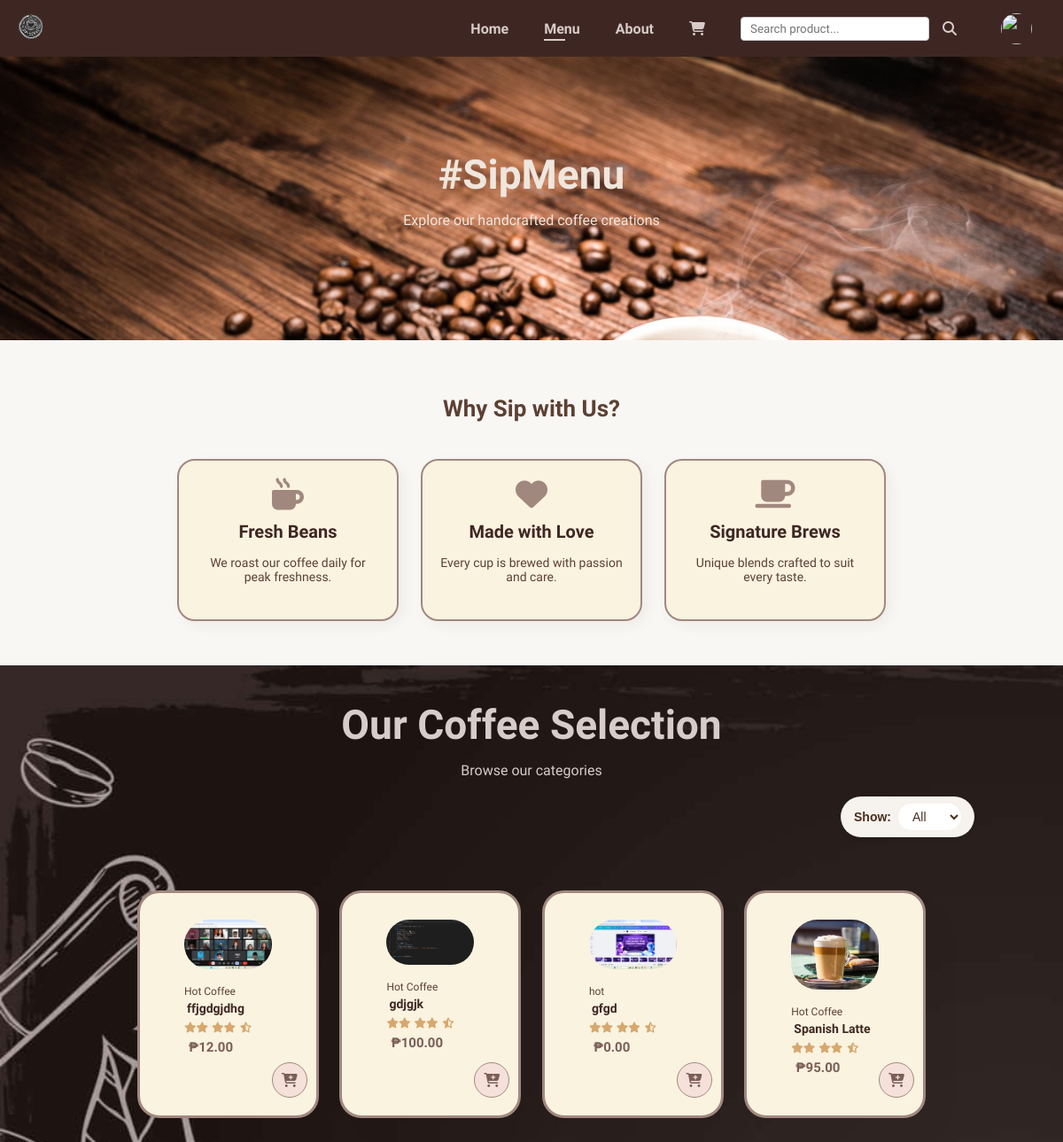
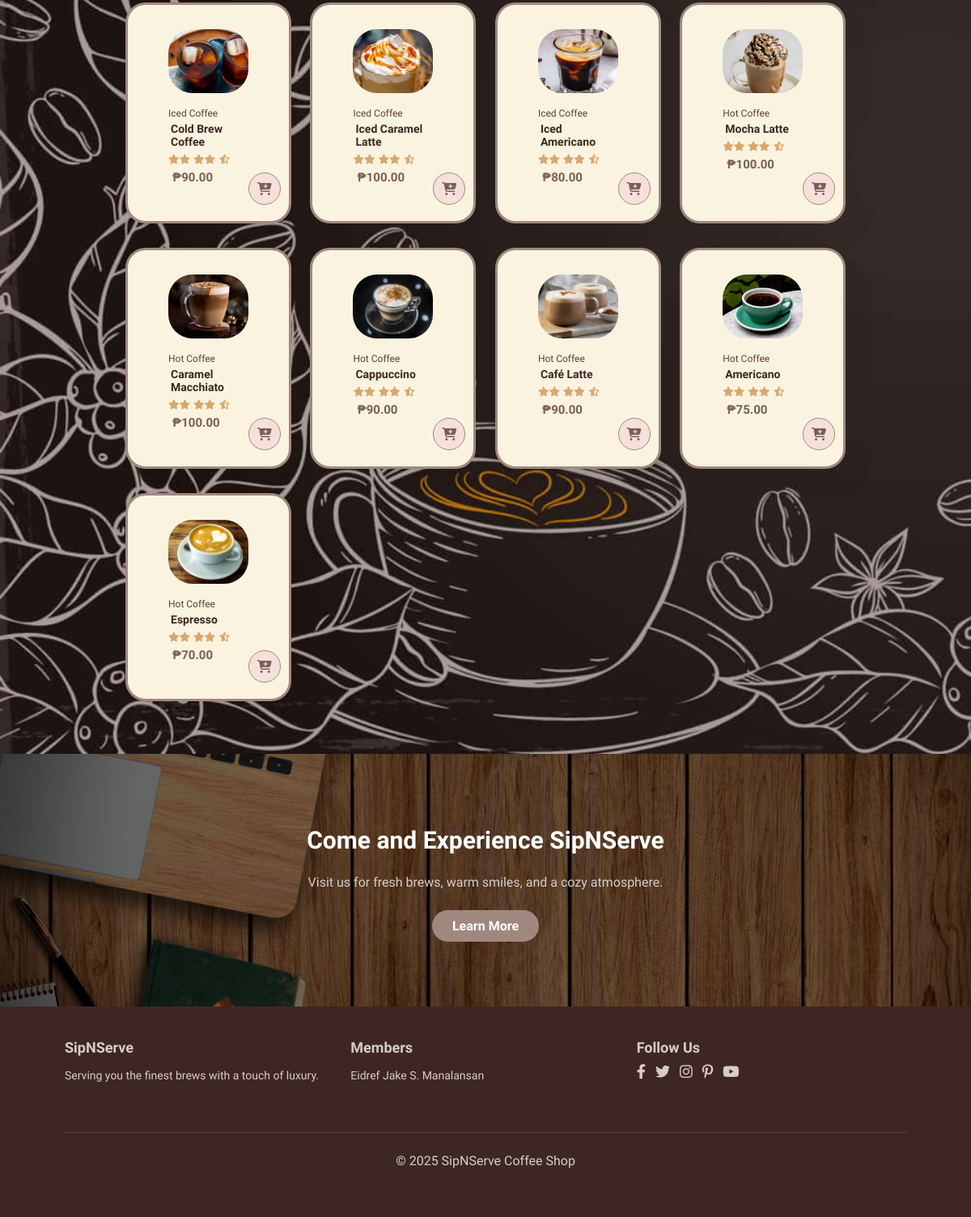
/user/menu.php, run on the app's committed database (2 pictures, top to bottom).
### tables this page shows
CREATE TABLE `products` (
  `id` int(11) NOT NULL,
  `name` varchar(100) DEFAULT NULL,
  `category` varchar(100) DEFAULT NULL,
  `price_small` decimal(10,2) DEFAULT NULL,
  `price_medium` decimal(10,2) DEFAULT NULL,
  `price_large` decimal(10,2) DEFAULT NULL,
  `description` text DEFAULT NULL,
  `image` varchar(255) DEFAULT NULL,
  `added_date` datetime NOT NULL DEFAULT current_timestamp(),
  `status` enum('available','sold_out') DEFAULT 'available'
);

### user/menu.php (the view, shortened to what this page needs)
<?php
include '../includes/db.php';
$filter = isset($_GET['search']) ? $conn->real_escape_string($_GET['search']) : '';
$query = "SELECT * FROM products WHERE (name LIKE '%$filter%' OR category LIKE '%$filter%')";
$query .= " ORDER BY id DESC";
$products = $conn->query($query) or die($conn->error);
?>
<!DOCTYPE html>
<html>
<head>
    <link rel="stylesheet" href="../assets/css/style.css">
    <link rel="stylesheet" href="https://cdnjs.cloudflare.com/ajax/libs/font-awesome/6.4.0/css/all.min.css">
</head>
<body>
    <section id="header">
        <a href="#"><img src="../assets/images/siplogo.png" class="logo"></a>
        <div>
            <ul id="navbar">
                <li><a href="home.php">Home</a></li>
                <li><a class="active" href="menu.php">Menu</a></li>
                <li><a href="about.php">About</a></li>
                <li><a href="cart.php"><i class="fa fa-shopping-cart"></i></a></li>
                <li>
                    <form action="menu.php" method="get" class="search-form">
                        <input type="text" name="search" placeholder="Search product..." required>
                        <button type="submit"><i class="fa fa-search"></i></button>
                    </form>
                </li>
                <li>
                    <div class="profile-dropdown1">
                        <img src="../assets/images/profiles/<?= $_SESSION['profile_img'] ?>"
                            style="width:35px; height:35px; border-radius:50%; vertical-align:middle; cursor:pointer;"
                            onclick="toggleDropdown()">
                    </div>
                </li>
            </ul>
        </div>
    </section>
    <section id="page-header">
        <h2>#SipMenu</h2>
        <p>Explore our handcrafted coffee creations</p>
    </section>
    <section id="why-choose">
        <h2>Why Sip with Us?</h2>
        <div class="why-container">
            <div class="why-box">
                <i class="fas fa-mug-hot"></i>
                <h4>Fresh Beans</h4>
                <p>We roast our coffee daily for peak freshness.</p>
            </div>
            <div class="why-box">
                <i class="fas fa-heart"></i>
                <h4>Made with Love</h4>
                <p>Every cup is brewed with passion and care.</p>
            </div>
            <div class="why-box">
                <i class="fas fa-coffee"></i>
                <h4>Signature Brews</h4>
                <p>Unique blends crafted to suit every taste.</p>
            </div>
        </div>
    </section>
    <section id="product1" class="section-p1">
        <h2>Our Coffee Selection</h2>
        <p><?= $filter ? "Search results for '$filter'" : "Browse our categories" ?></p>
<div style="display: flex; justify-content: flex-end; align-items: center; margin-bottom: 25px; margin-right: 20px;">
  <form method="GET" action="menu.php"
        style="background-color: #f6f2ee; padding: 8px 15px; border-radius: 25px; box-shadow: 0 2px 6px rgba(0,0,0,0.1); display: flex; align-items: center; gap: 8px; transition: all 0.3s ease;">
    <label for="type"
           style="font-weight: 600; color: #4b2e1e; font-family: 'Poppins', sans-serif; font-size: 14px;">
      Show:
    </label>
    <select name="type" id="type" onchange="this.form.submit()"
            style="border: none; background-color: #fff; padding: 6px 12px; border-radius: 20px; font-size: 14px; color: #4b2e1e; cursor: pointer; outline: none; font-family: 'Poppins', sans-serif;">
      <option value="">All</option>
    </select>
  </form>
</div>
        <div class="pro-container">
            <?php while ($p = $products->fetch_assoc()): ?>
                <div class="pro" onclick="openPopup(<?= $p['id'] ?>)">
                    <img src="../assets/images/products/<?= $p['image'] ?>">
                    <div class="des">
                        <span><?= $p['category'] ?></span>
                        <h5><?= $p['name'] ?></h5>
                        <div class="star">
                            <i class="fas fa-star"></i><i class="fas fa-star"></i>
                            <i class="fas fa-star"></i><i class="fas fa-star"></i>
                            <i class="fas fa-star-half-alt"></i>
                        </div>
                        <h4>₱<?= number_format($p['price_small'], 2) ?></h4>
                    </div>
                    <a class="cart"><i class="fas fa-cart-plus"></i></a>
                </div>
            <?php endwhile; ?>
        </div>
    </section>
    <section id="visit-banner">
        <div class="visit-overlay">
            <h2>Come and Experience SipNServe</h2>
            <p>Visit us for fresh brews, warm smiles, and a cozy atmosphere.</p>
            <a href="about.php" class="visit-btn">Learn More</a>
        </div>
    </section>
    <footer class="section-p1">
        <div class="footer-container">
            <div class="footer-section">
                <h3>SipNServe</h3>
                <p>Serving you the finest brews with a touch of luxury.</p>
            </div>
            <div class="footer-section">
                <h3>Members</h3>
                <p>Eidref Jake S. Manalansan</p>
            </div>
            <div class="footer-section">
                <h3>Follow Us</h3>
                <div class="follow">
                    <i class="fab fa-facebook-f"></i>
                    <i class="fab fa-twitter"></i>
                    <i class="fab fa-instagram"></i>
                    <i class="fab fa-pinterest-p"></i>
                    <i class="fab fa-youtube"></i>
                </div>
            </div>
            <div class="copyright">
                <p>&copy; 2025 SipNServe Coffee Shop</p>
            </div>
        </div>
    </footer>
</body>
</html>

### data on the page
products: image (picture), category "Hot Coffee", name "ffjgdgjdhg", price_small "12.00"
products: image (picture), category "Hot Coffee", name "gdjgjk", price_small "100.00"
products: image (picture), category "hot", name "gfgd", price_small "0.00"
products: image (picture), category "Hot Coffee", name "Spanish Latte", price_small "95.00"
products: image (picture), category "Iced Coffee", name "Cold Brew Coffee", price_small "90.00"
products: image (picture), category "Iced Coffee", name "Iced Caramel Latte", price_small "100.00"
products: image (picture), category "Iced Coffee", name "Iced Americano", price_small "80.00"
products: image (picture), category "Hot Coffee", name "Mocha Latte", price_small "100.00"
products: image (picture), category "Hot Coffee", name "Caramel Macchiato", price_small "100.00"
products: image (picture), category "Hot Coffee", name "Cappuccino", price_small "90.00"
products: image (picture), category "Hot Coffee", name "Café Latte", price_small "90.00"
products: image (picture), category "Hot Coffee", name "Americano", price_small "75.00"
products: image (picture), category "Hot Coffee", name "Espresso", price_small "70.00"
